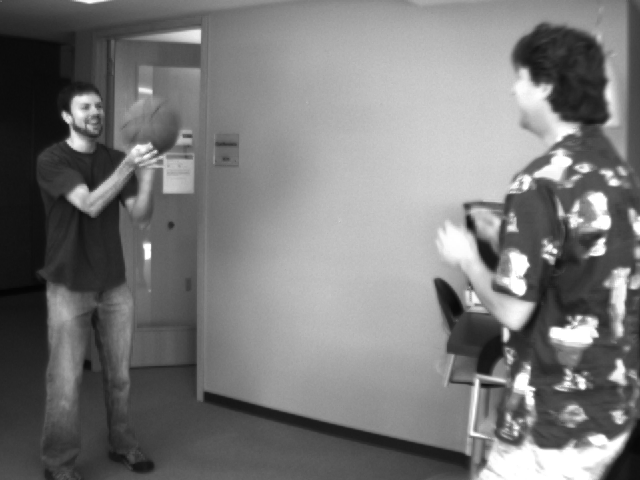
#> input picture Assignment5/data/Basketball/frame10.png, 640 x 480 px
$ jupyter execute 'Assignment 5 - Optical Flow.ipynb'
#> lines starting #> are read from the running program, lines starting #| are printed output that depends on the picture
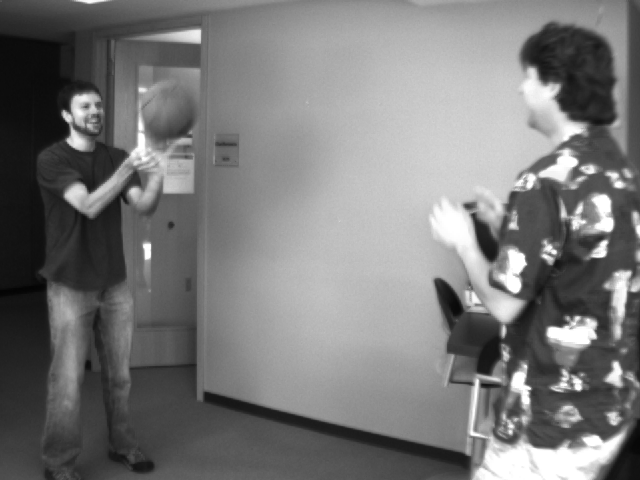
#> input picture Assignment5/data/Basketball/frame11.png, 640 x 480 px
[cell 1]
import numpy as np
import cv2
import matplotlib.pyplot as plt
from copy import deepcopy as dc
from glob import glob
from IPython.display import HTML
# %matplotlib notebook

### Utility Functions

[cell 2]
# [9 lines left out: function draw_flow, not called in this run]

[cell 3]
# [5 lines left out: function save_feature_tracking, not called in this run]

### Functions to Compute Spatio-Temporal Gradient of consecutive image frames

[cell 4]
def get_x_gradient(image1, image2):
    kernel = np.array([
        [-1,  1],
        [-1,  1],
    ])
    x_grad_image = (cv2.filter2D(image1, -1, kernel) + cv2.filter2D(image2, -1, kernel))#/2
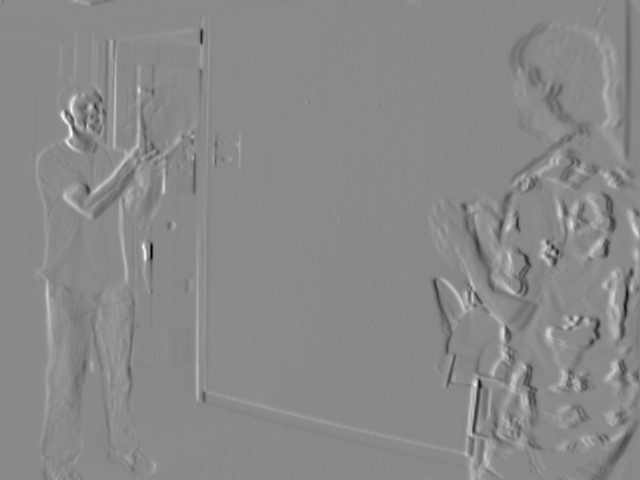
#> x_grad_image: shape (480, 640) float64; min -1.04, max 0.891, mean 0.00116; drawn with min black and max white
    return x_grad_image

[cell 5]
def get_y_gradient(image1, image2):
    kernel = np.array([
        [-1, -1],
        [ 1,  1],
    ])
    y_grad_image = (cv2.filter2D(image1, -1, kernel) + cv2.filter2D(image2, -1, kernel))#/2
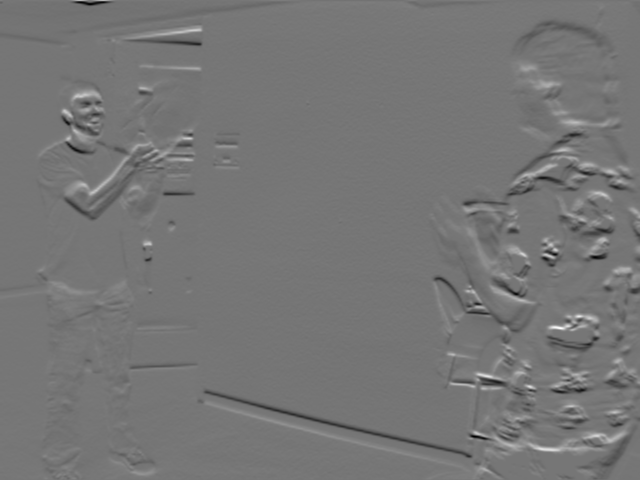
#> y_grad_image: shape (480, 640) float64; min -0.91, max 1.05, mean -0.000663; drawn with min black and max white
    return y_grad_image

[cell 6]
def get_time_gradient(image1, image2):
    kernel1 = np.array([
        [-1, -1],
        [-1, -1],
    ])
    kernel2 = np.array([
        [ 1,  1],
        [ 1,  1],
    ])

    t_grad_image = cv2.filter2D(image1, -1, kernel1) + cv2.filter2D(image2, -1, kernel2)
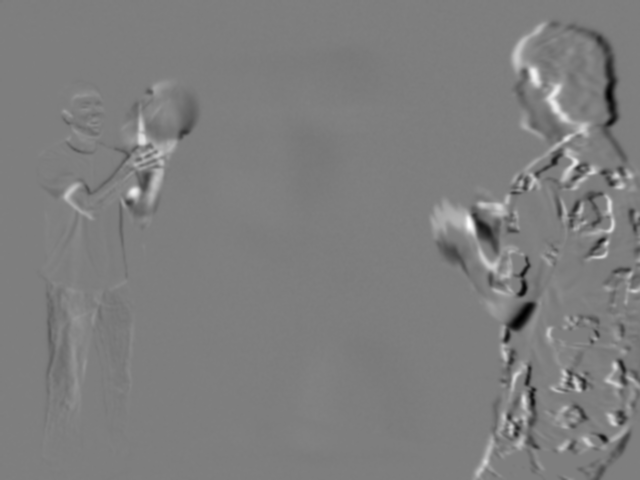
#> t_grad_image: shape (480, 640) float64; min -3.11, max 3.16, mean -0.00571; drawn with min black and max white
    return t_grad_image

[cell 7]
def compute_gradients(image1, image2):
    Ix = get_x_gradient(image1, image2)
    Iy = get_y_gradient(image1, image2)
    It = get_time_gradient(image1, image2)
    return Ix, Iy, It

## Computing Optical Flow

To compute the Optical Flow using the Lucas Kanade Method, we make the following assumptions,
- Brightness Constancy Assumption
    - $f(x,y,t) = f(x+dx, y+dy, t+dt)$
- Optical Flow Constraint
    - Using Taylor Series Approximation, we get,
    - $f_{x}u + f_{y}v + f_{t} = 0$
    - This gives us an equation of a straight line.
    - One equation with two unknowns, this is an under constrained problem.
- Spatial Coherence Constraint
    - Assume the pixels in a neighbourhood have the same u, and v.
    - So essentially we get a $s^{2}$ equations for a window of length and width $s$.
    - Therefore, under this assumption, we can compute the optical flow.

Therefore for computing the Optical Flow, we have the following steps,
- Optical Flow Equation
    - $f_{x}u + f_{y}v + f_{t} = 0$
- Consider a window around a pixel, lets say of size 3 x 3. This gives us 9 equations, assuming the constraints mentioned above,
    - $f_{x1}u + f_{y1}v + f_{t1} = 0$ --- $f_{x9}u + f_{y9}v + f_{t9} = 0$
- We can rewrite the equations in the matrix form as
    - $Au = f_{t}$
- We solve the above by solving the Least Square Fit problem
    - $u = (A^{T}A)^{-1}A^{T}f_{t}$
    - The $u$ vector gives us the x and y velocity, hence giving the optical flow

[cell 8]
def compute_optical_flow(image1, image2, window_size):
    image1 = cv2.GaussianBlur(image1, (3,3), 0)
    image2 = cv2.GaussianBlur(image2, (3,3), 0)
    Ix, Iy, It = compute_gradients(image1, image2)
    window_sum = np.zeros(Ix.shape)
    U = np.zeros(Ix.shape)
    V = np.zeros(Ix.shape)
    stride = window_size//2
    for i in range(stride, Ix.shape[0]-stride):
        for j in range(stride, Ix.shape[1]-stride):
            ix = Ix[i-stride:i+stride+1, j-stride:j+stride+1].reshape((window_size**2,1))
            iy = Iy[i-stride:i+stride+1, j-stride:j+stride+1].reshape((window_size**2,1))
            it = -1 * It[i-stride:i+stride+1, j-stride:j+stride+1].reshape((window_size**2,1))

            A = np.hstack((ix, iy))
            u = np.linalg.pinv(A.T @ A) @ A.T @ it

            U[i,j] = u[0]
            V[i,j] = u[1]
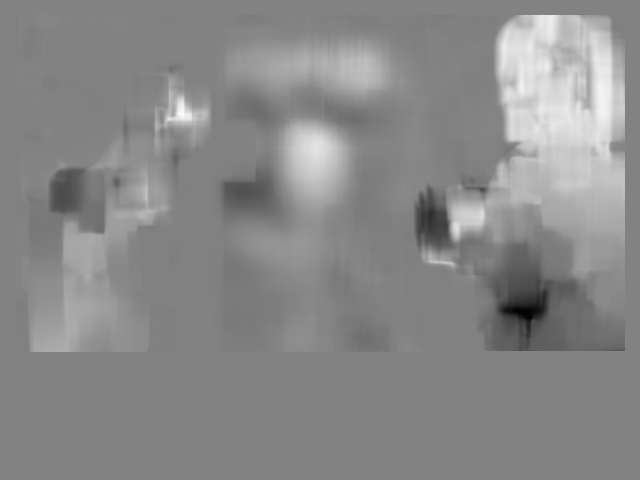
#> U: shape (480, 640) float64; min -10.8, max 10.38, mean 0.616; drawn with min black and max white
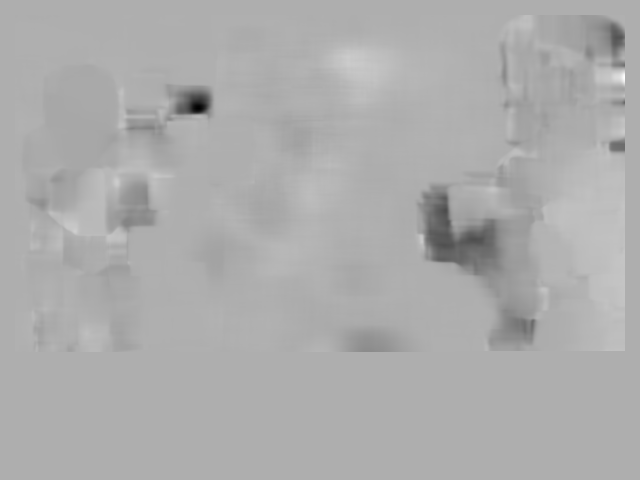
#> V: shape (480, 640) float64; min -23.6, max 10.8, mean -0.266; drawn with min black and max white

    return U,V

### Function to compute the Motion Segmentation
- We can obtain the motion segmentation from the optical flow vectors
- We do this be computing the magnitude and angle of the velocity vector of each of the pixel and thresholding by a minimum displacement
- We convert these maginitudes and angles into an HSV representation in order to encode the angle and intensity for each pixel
- This clusters pixels moving in the same direction and gives us the object segmentation mask

[cell 9]
# [14 lines left out: function get_motion_segmentation, not called in this run]

### Function to track features
- We extract good feature points per image and track their position using the optical flow vectors for that feature point

[cell 10]
# [24 lines left out: function track_features, not called in this run]

### Function to track objects
- We approximate the objects motion by computing the average velocity of all the pixels bounded by the object and try to localize the position of the object using the average velocity

[cell 11]
# [22 lines left out: function track_objects, not called in this run]

[cell 12]
def task1(path1, path2):
    image1 = cv2.imread(path1,0)/255.0
    image2 = cv2.imread(path2,0)/255.0
    U,V = compute_optical_flow(image1, image2, window_size=31)
    result = cv2.imread(path1)
    draw_flow(result, U, V, stride=5)
    flow = np.zeros(result.shape) + 255
    draw_flow(flow, U, V, stride=5)
    get_motion_segmentation(U,V,threshold=0.8)
